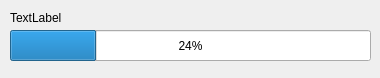
<?xml version="1.0" encoding="UTF-8"?>
<ui version="4.0">
 <class>DownloadFileDialog</class>
  <widget class="QDialog" name="Dialog">
    <property name="geometry">
      <rect>
        <x>0</x>
        <y>0</y>
        <width>380</width>
        <height>78</height>
      </rect>
    </property>
    <property name="windowTitle">
      <string>Dialog</string>
    </property>
    <property name="windowIcon">
      <iconset>
        <normalon>:/icon</normalon>
      </iconset>
    </property>
    <widget class="QProgressBar" name="progressBar">
      <property name="geometry">
        <rect>
          <x>10</x>
          <y>30</y>
          <width>361</width>
          <height>31</height>
        </rect>
      </property>
      <property name="value">
        <number>24</number>
      </property>
    </widget>
    <widget class="QLabel" name="file_download_name">
      <property name="geometry">
        <rect>
          <x>10</x>
          <y>10</y>
          <width>361</width>
          <height>16</height>
        </rect>
      </property>
      <property name="text">
        <string>TextLabel</string>
      </property>
    </widget>
    <widget class="QLabel" name="file_download_progress">
      <property name="geometry">
        <rect>
          <x>10</x>
          <y>60</y>
          <width>361</width>
          <height>16</height>
        </rect>
      </property>
      <property name="layoutDirection">
        <enum>Qt::LeftToRight</enum>
      </property>
      <property name="text">
        <string></string>
      </property>
      <property name="alignment">
        <set>Qt::AlignRight|Qt::AlignTrailing|Qt::AlignVCenter</set>
      </property>
    </widget>
  </widget>
 <resources/>
 <connections/>
</ui>
